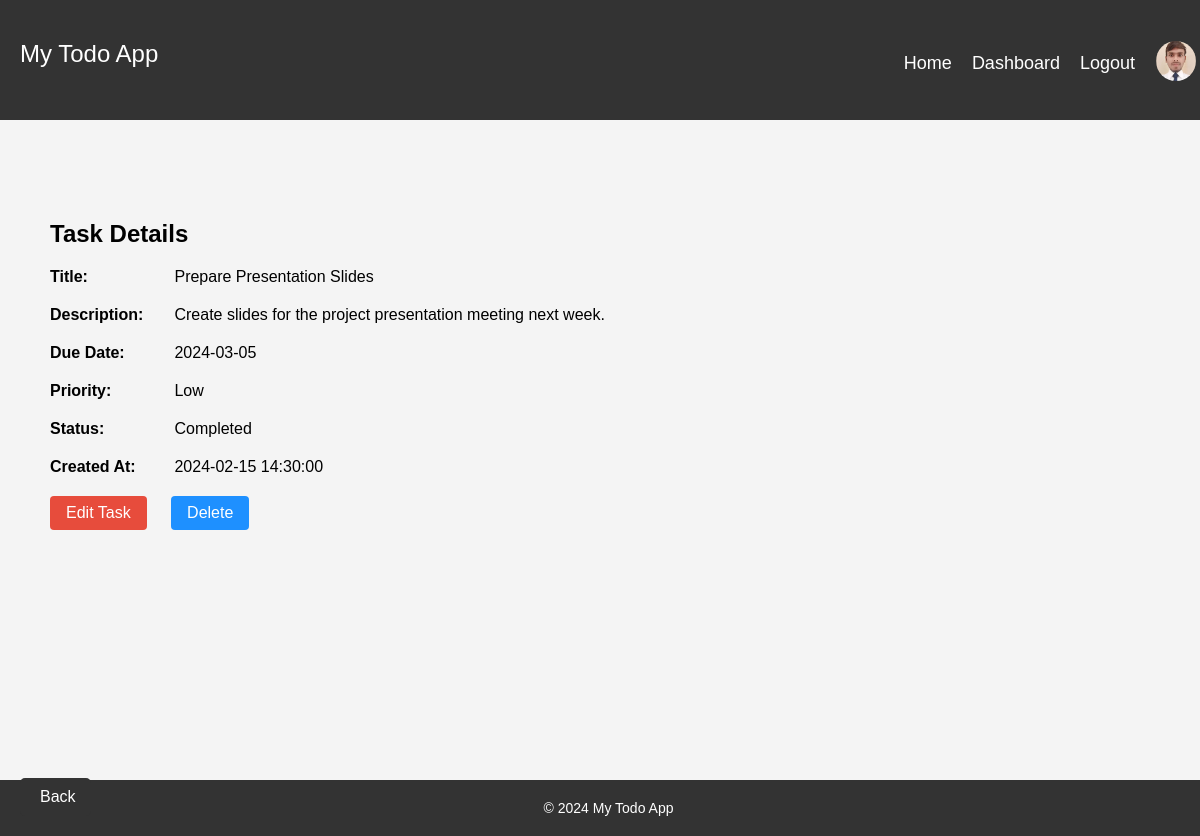
Page /task_view.php?task_id=38 (signed in) on the committed database.
### tables this page shows
CREATE TABLE `tasks` (
  `task_id` int NOT NULL AUTO_INCREMENT,
  `user_id` int NOT NULL,
  `title` varchar(255) NOT NULL,
  `description` text,
  `due_date` date DEFAULT NULL,
  `created_at` datetime DEFAULT CURRENT_TIMESTAMP,
  `completed` tinyint(1) DEFAULT '0',
  `priority` varchar(50) NOT NULL DEFAULT 'Medium',
  PRIMARY KEY (`task_id`),
  KEY `user_id` (`user_id`),
  CONSTRAINT `tasks_ibfk_1` FOREIGN KEY (`user_id`) REFERENCES `users` (`user_id`) ON DELETE CASCADE
);

### task_view.php (the view, shortened to what this page needs)
<?php
require_once 'includes/config.php';
$task_id = isset($_GET['task_id']) ? $_GET['task_id'] : null;
$sql = "SELECT * FROM tasks WHERE task_id = ?";
$stmt = $conn->prepare($sql);
$stmt->bind_param("i", $task_id);
$stmt->execute();
$result = $stmt->get_result();
$task = $result->fetch_assoc();
?>
<!DOCTYPE html>
<html lang="en">
<head>
    <link rel="stylesheet" type="text/css" href="styles/view.css">
</head>
<body>
    <div class="scroll-container">
        <div class="scroll-wrapper">
            <?php
            include 'includes/header.php';
            ?>
            <main class="custom-margin-3">
                <section>
                    <div class="view-details">
                        <h1>Task Details</h1>
                        <p><strong>Title:</strong> <?= htmlspecialchars($task['title']); ?></p>
                        <p><strong>Description:</strong> <?= htmlspecialchars($task['description']); ?></p>
                        <p><strong>Due Date:</strong> <?= date('Y-m-d', strtotime($task['due_date'])); ?></p>
                        <p><strong>Priority:</strong> <?= $task['priority']; ?></p>
                        <p><strong>Status:</strong> <?= $task['completed'] ? 'Completed' : 'Not Completed'; ?></p>
                        <p><strong>Created At:</strong> <?= date('Y-m-d H:i:s', strtotime($task['created_at'])); ?></p>
                        <a class="btn" href="update_task.php?task_id=<?= $task['task_id']; ?>">Edit Task</a>
                        <a class="btn" href="delete_task.php?task_id=<?= $task['task_id']; ?>" onclick="return confirm('Are you sure you want to delete this task?');">Delete</a>
                    </div>
                </section>
            </main>
            <div class="footer">
                <?php
                include 'includes/footer.php';
                ?>
            </div>
        </div>
    </div>
</body>
</html>

### styles/view.css (style rules this page uses)
:root { --blueB: #1e90ff; --blueBD: #0a3b6b; --redB: #e74c3c; --redBB: #9d2214; --whiteB: #ffffff; --whiteBB: #f4f4f4; }
.custom-margin-3 { margin: 100px 50px; margin-bottom: 250px; }
h1 { font-size: 24px; margin-bottom: 10px; }
p { margin: 20px 0; }
.view-details p { justify-content: center; align-items: center; }
.btn { display: inline-block; padding: 8px 16px; color: #fff; text-decoration: none; border-radius: 4px; margin-right: 20px; }
.view-details a:nth-child(even) { background-color: var(--redB); }
.view-details a:nth-child(odd) { background-color: var(--blueB); }
strong { display: inline-block; width: 120px; }

### styles/header.css (style rules this page uses)
:root { --blueB: #1e90ff; --blueBB: #1e90ff; --redB: #e74c3c; --redBB: #9d2214; --whiteB: #ffffff; --whiteBB: #f4f4f4; }
body { font-family: Arial, sans-serif; margin: 0; padding: 0; background-color: #f4f4f4; scrollbar-width: none; }
.scroll-container { width: 100%; height: 100%; overflow: hidden; }
.scroll-wrapper { width: calc(100% + 17px); height: calc(100% + 17px); overflow-y: scroll; padding-right: 17px; }

### rows in the picture
tasks: title "Prepare Presentation Slides", description "Create slides for the project presentation meeting next week.", due_date "2024-03-05", priority "Low", created_at "2024-02-15 14:30:00"
